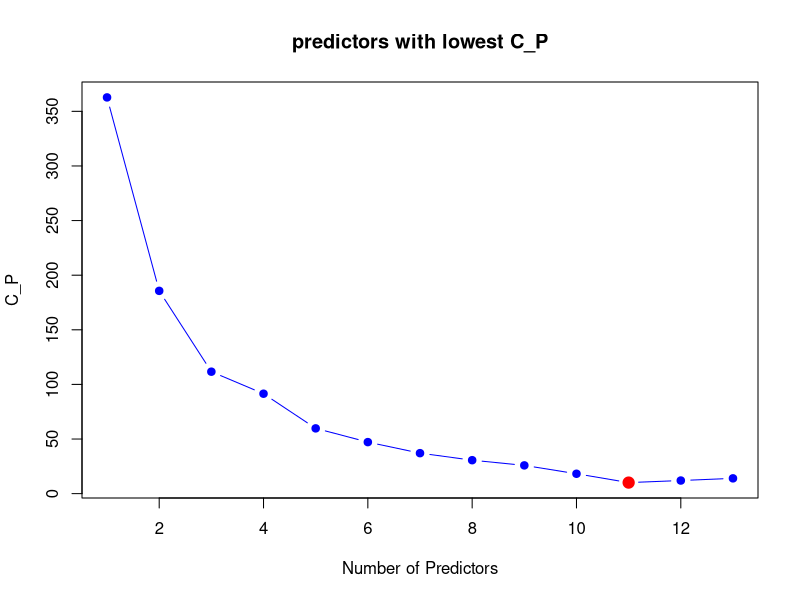
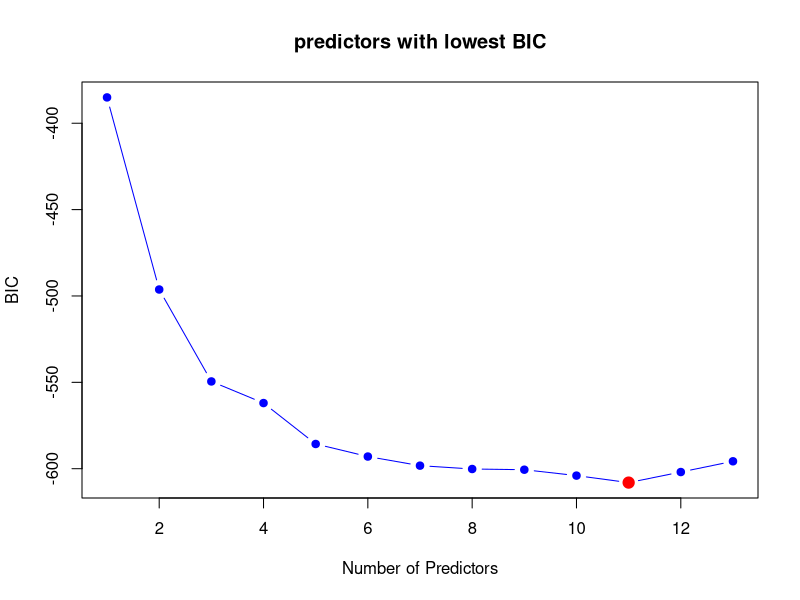
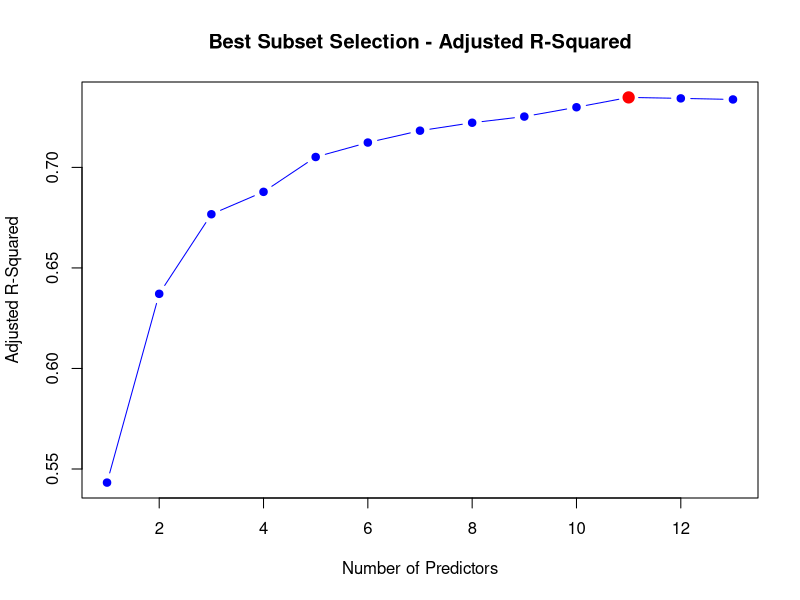
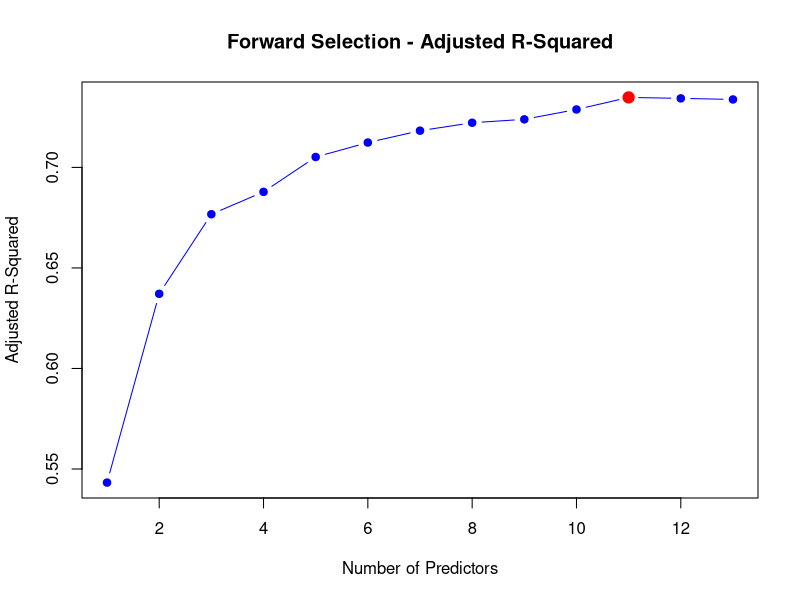

R code for these plots, in order: (Note: this script raises an error after producing the figures.)
## ---- chunk 1
library(MASS)
## ---- chunk 2
data('Boston')
## ---- chunk 3
# Load required packages
library(MASS)    # For the Boston dataset
library(leaps)   # For best subset selection

# Load the Boston housing dataset
data(Boston)

# Best subset selection
best_subset <- regsubsets(medv ~ ., data = Boston, nbest = 1, nvmax = 13)

# Summary of results
summary_best <- summary(best_subset)

# Print model details
print(summary_best)

## ---- chunk 4
# Find the best model based on C_P (AIC)
best_model_index <- which.min(summary_best$cp)

best_variables <- names(which(summary_best$which[best_model_index,]))
print(best_variables)
cat("Best model has", best_model_index, "predictors with lowest C_P:", max(summary_best$cp), "\n")

# Plot adjusted R-squared for different models
plot(summary_best$cp, type = "b", pch = 19, col = "blue",
     xlab = "Number of Predictors", ylab = "C_P",
     main = "predictors with lowest C_P")

# Add a point for the best model
points(best_model_index, min(summary_best$cp), col = "red", pch = 19, cex = 1.5)
## ---- chunk 5
# Find the best model based on BIC
best_model_index <- which.min(summary_best$bic)

best_variables <- names(which(summary_best$which[best_model_index,]))
print(best_variables)
cat("Best model has", best_model_index, "predictors with lowest BIC:", max(summary_best$bic), "\n")

# Plot adjusted R-squared for different models
plot(summary_best$bic, type = "b", pch = 19, col = "blue",
     xlab = "Number of Predictors", ylab = "BIC",
     main = "predictors with lowest BIC")

# Add a point for the best model
points(best_model_index, min(summary_best$bic), col = "red", pch = 19, cex = 1.5)
## ---- chunk 6
# Find the best model based on adjusted R-squared
best_model_index <- which.max(summary_best$adjr2)

best_variables <- names(which(summary_best$which[best_model_index,]))
print(best_variables)
cat("Best model has", best_model_index, "predictors with highest adjusted R-squared:", max(summary_best$adjr2), "\n")

# Plot adjusted R-squared for different models
plot(summary_best$adjr2, type = "b", pch = 19, col = "blue",
     xlab = "Number of Predictors", ylab = "Adjusted R-Squared",
     main = "Best Subset Selection - Adjusted R-Squared")

# Add a point for the best model
points(best_model_index, max(summary_best$adjr2), col = "red", pch = 19, cex = 1.5)

coef(best_subset, 11)
## ---- chunk 7
regfit_fwd = regsubsets(medv~., data = Boston, nvmax = 13, method = 'forward')

summary_regfit_fwd = summary(regfit_fwd)
summary_regfit_fwd
## ---- chunk 8
# Find the best model based on adjusted R-squared
best_model_index <- which.max(summary_regfit_fwd$adjr2)

best_variables <- names(which(summary_regfit_fwd$which[best_model_index,]))
print(best_variables)
cat("Best model has", best_model_index, "predictors with highest adjusted R-squared:", max(summary_regfit_fwd$adjr2), "\n")

# Plot adjusted R-squared for different models
plot(summary_regfit_fwd$adjr2, type = "b", pch = 19, col = "blue",
     xlab = "Number of Predictors", ylab = "Adjusted R-Squared",
     main = "Forward Selection - Adjusted R-Squared")

# Add a point for the best model
points(best_model_index, max(summary_regfit_fwd$adjr2), col = "red", pch = 19, cex = 1.5)
## ---- chunk 9
full_model <- lm(medv ~ ., data = Boston)

# Perform backward elimination using AIC
backward_model <- step(full_model, direction = "backward")

# Print final model summary
summary(backward_model)
## ---- chunk 10
# Define the number of predictors from 1 to 20
num_predictors <- 1:20

# Compute total models for each number of predictors (2^p)
total_models <- 2^num_predictors

forward = 1+(num_predictors(num_predictors+1))/2
# Create a data frame for visualization
model_df <- data.frame(Num_Predictors = num_predictors, Total_Models = total_models, forward = forward)

options(scipen = 999)

# Print the table
print(model_df)

# Plot the growth of models
plot(num_predictors, total_models, type = "b", pch = 19, col = "blue",
     xlab = "Number of Predictors (p)", ylab = "Total Models (2^p)",
     main = "Growth of Models in Best Subset Selection", log = "y")

# Highlight extreme points
points(20, 2^20, col = "red", pch = 19, cex = 1.5)
text(20, 2^20, labels = paste0("2^20 = ", format(2^20, scientific = FALSE)), pos = 3, col = "red")

## ---- chunk 11
# Define the number of predictors from 1 to 20
num_predictors <- 1:20

# Compute total models for Best Subset Selection (2^p)
total_models <- 2^num_predictors

# Compute total models for Forward Selection (1 + p(p+1)/2)
forward_models <- 1 + (num_predictors * (num_predictors + 1)) / 2

# Create a data frame for visualization
model_df <- data.frame(Num_Predictors = num_predictors, 
                       Total_Models = total_models, 
                       Forward_Models = forward_models)

options(scipen = 999)

# Print the table
print(model_df)

# Plot Best Subset Selection (Exponential Growth)
plot(num_predictors, total_models, type = "b", pch = 19, col = "blue",
     xlab = "Number of Predictors (p)", ylab = "Total Models",
     main = "Growth of Models: Best Subset vs. Forward Selection", log = "y")

# Add Forward Selection line (Polynomial Growth)
lines(num_predictors, forward_models, type = "b", pch = 17, col = "red")

# Add a legend
legend("topleft", legend = c("Best Subset", "Forward Selection"),
       col = c("blue", "red"), pch = c(19, 17), lty = 1)
